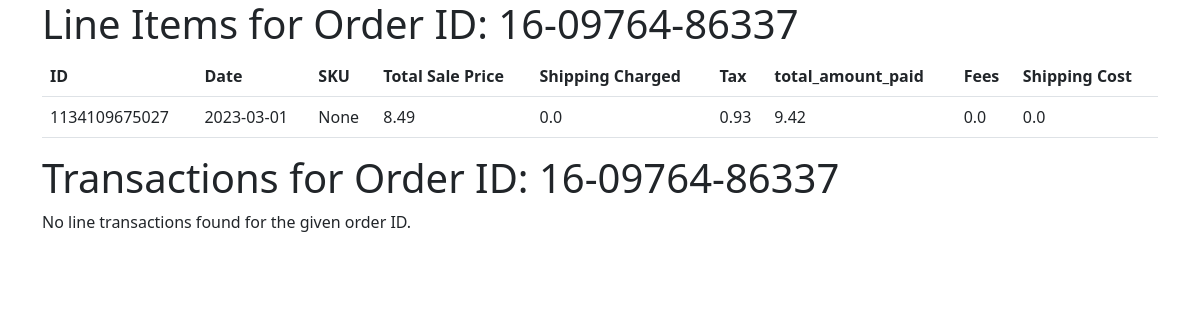
The app's page /order_line_items/16-09764-86337 with its own data.
### models.py (models this page shows)
class LineItem(db.Model):
    __tablename__ = 'line_items'
    id = db.Column(db.Integer, primary_key=True)
    line_item_id = db.Column(db.String, nullable=False, unique=True)
    transaction_date = db.Column(db.Date, nullable=False)
    sku = db.Column(db.String, default=None)
    shipping_cost = db.Column(db.Float, nullable=False, default=0.00)
    total_sale_price = db.Column(db.Float, nullable=False, default=0.00)
    shipping_charged = db.Column(db.Float, nullable=False, default=0.00)
    tax = db.Column(db.Float, nullable=False, default=0.00)
    total_amount_paid = db.Column(db.Float, nullable=False, default=0.00)
    fees = db.Column(db.Float, nullable=False, default=0.00)
    order_id = db.Column(db.String, db.ForeignKey('orders.order_id'), nullable=False)

### app.py (the view)
@app.route('/order_line_items/<order_id>')
def display_order_line_items(order_id):
    line_items = LineItem.query.filter_by(order_id=order_id).all()
    transactions = Transaction.query.filter_by(order_id=order_id).all()
    print(transactions)
    return render_template('display_order_line_items.html', line_items=line_items or [], transactions=transactions or [], order_id=order_id)

### templates/display_order_line_items.html
{% extends "base.html" %}
{% block content %}
    <h1>Line Items for Order ID: {{ order_id }}</h1>
    {% if line_items %}
        <table class="table">
            <thead>
                <tr>
                    <th scope="col">ID</th>
                    <th scope="col">Date</th>
                    <th scope="col">SKU</th>
                    <th scope="col">Total Sale Price</th>
                    <th scope="col">Shipping Charged</th>
                    <th scope="col">Tax</th>
                    <th scope="col">total_amount_paid</th>
                    <th scope="col">Fees</th>
                    <th scope="col">Shipping Cost</th>
                </tr>
            </thead>
            <tbody>
                {% for line_item in line_items %}
                    <tr>
                        <td>{{ line_item.line_item_id }}</td>
                        <td>{{ line_item.transaction_date }}</td>
                        <td>{{ line_item.sku }}</td>
                        <td>{{ line_item.total_sale_price }}</td>
                        <td>{{ line_item.shipping_charged }}</td>
                        <td>{{ line_item.tax }}</td>
                        <td>{{ line_item.total_amount_paid }}</td>
                        <td>{{ line_item.fees }}</td>
                        <td>{{ line_item.shipping_cost }}</td>
                    </tr>
                {% endfor %}
            </tbody>
        </table>
    {% else %}
        <p>No line items found for the given order ID.</p>
    {% endif %}
    <h1> Transactions for Order ID: {{ order_id }}</h1>
    {% if transactions %}
        <table class="table">
            <thead>
                <tr>
                    <th scope="col">ID</th>
                    <th scope="col">Date</th>
                    <th scope="col">Type</th>
                    <th scope="col">Amount</th>
                    <th scope="col">Booking_Entry</th>
                </tr>
            </thead>
            <tbody>
                {% for transaction in transactions %}
                    <tr>
                        <td>{{ transaction.transaction_id }}</td>
                        <td>{{ transaction.transaction_date }}</td>
                        <td>{{ transaction.transaction_type }}</td>
                        <td>{{ transaction.amount }}</td>
                        <td>{{ transaction.booking_entry }}</td>
                    </tr>
                {% endfor %}
            </tbody>
        </table>
    {% else %}
        <p>No line transactions found for the given order ID.</p>
    {% endif %}
{% endblock %}

### records on screen
LineItem: line_item_id "1134109675027", transaction_date "2023-03-01", sku "None", total_sale_price "8.49", shipping_charged "0.0", tax "0.93", total_amount_paid "9.42", fees "0.0", shipping_cost "0.0"

### other values on screen
{{ order_id }} "16-09764-86337"
